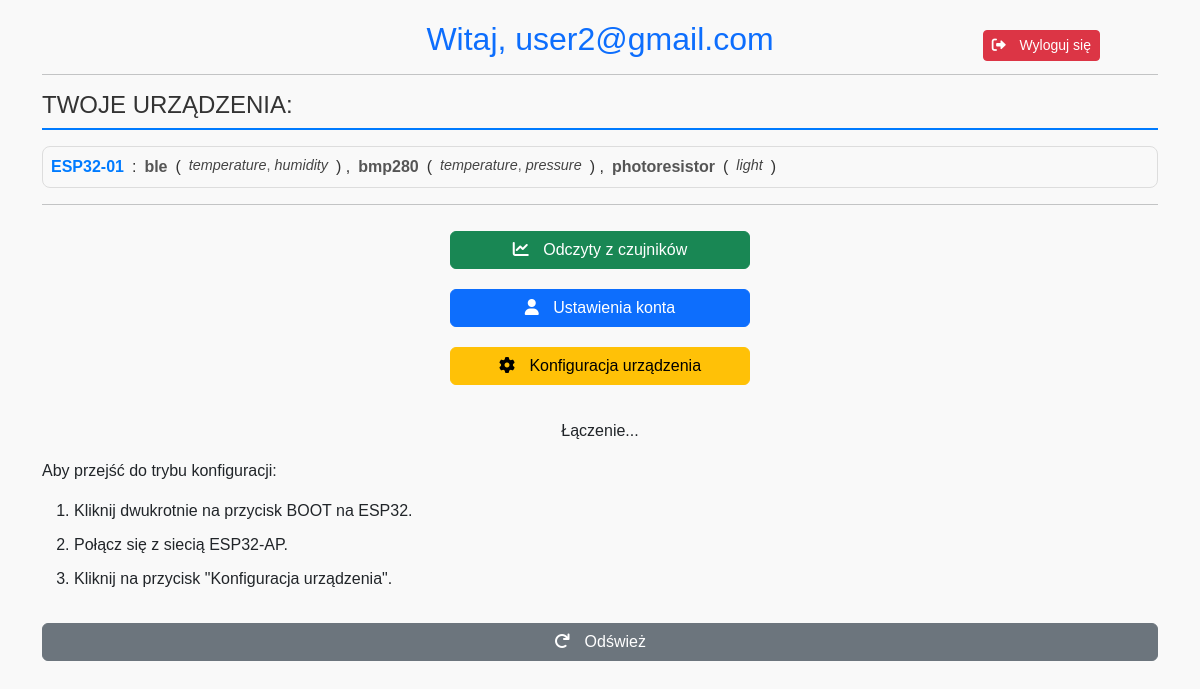
Screenshot of /index (signed in) with the database file from the repository.
### tables this page shows
CREATE TABLE users (
        id INTEGER PRIMARY KEY AUTOINCREMENT,
        email TEXT UNIQUE NOT NULL,
        password TEXT NOT NULL
    );

CREATE TABLE devices (
        id INTEGER PRIMARY KEY AUTOINCREMENT,
        user_id INTEGER NOT NULL,
        device_id TEXT UNIQUE NOT NULL,
        status TEXT DEFAULT 'active',
        registration_date DATETIME DEFAULT CURRENT_TIMESTAMP,
        FOREIGN KEY(user_id) REFERENCES users(id) ON DELETE CASCADE
    );

CREATE TABLE sensors (
        id INTEGER PRIMARY KEY AUTOINCREMENT,
        user_id INTEGER NOT NULL,
        device_id TEXT NOT NULL,
        sensor_type TEXT NOT NULL,
        FOREIGN KEY(user_id) REFERENCES users(id) ON DELETE CASCADE,
        FOREIGN KEY(device_id) REFERENCES devices(device_id) ON DELETE CASCADE
    );

CREATE TABLE metrics (
        id INTEGER PRIMARY KEY AUTOINCREMENT,
        user_id INTEGER NOT NULL,
        device_id TEXT NOT NULL,
        sensor_type TEXT NOT NULL,
        metric TEXT NOT NULL,
        FOREIGN KEY(user_id) REFERENCES users(id) ON DELETE CASCADE,
        FOREIGN KEY(device_id) REFERENCES devices(device_id) ON DELETE CASCADE,
        FOREIGN KEY(sensor_type) REFERENCES sensors(sensor_type) ON DELETE CASCADE
    );

### app/routes/devices.py (the view)
@devices_bp.route('/index', methods=['GET'])
def index():
    if 'user_id' not in session:
        return redirect(url_for('auth.login'))
    user_id = session['user_id']
    conn = get_db_connection()
    cursor = conn.cursor()
    cursor.execute('SELECT email FROM users WHERE id = ?', (user_id,))
    user_email = cursor.fetchone()['email']
    cursor.execute('SELECT device_id FROM devices WHERE user_id = ?', (user_id,))
    devices = [row['device_id'] for row in cursor.fetchall()]
    sensors = {}
    for device in devices:
        cursor.execute('SELECT sensor_type FROM sensors WHERE user_id = ? AND device_id = ?', (user_id, device))
        sensors[device] = {}
        for row in cursor.fetchall():
            sensor_type = row['sensor_type']
            cursor.execute(
                'SELECT metric FROM metrics WHERE user_id = ? AND device_id = ? AND sensor_type = ?',
                (user_id, device, sensor_type)
            )
            sensors[device][sensor_type] = [metric_row['metric'] for metric_row in cursor.fetchall()]
    print("Devices:", devices)
    print("Sensors:", sensors)
    cursor.execute('SELECT topic FROM subscriptions WHERE user_id = ?', (user_id,))
    subscriptions = [row['topic'] for row in cursor.fetchall()]
    conn.close()
    return render_template(
        'index.html',
        email=user_email,
        devices=devices,
        sensors=sensors,
        subscriptions=subscriptions
    )

### app/database.py (called while the page is built)
def get_db_connection():
    conn = sqlite3.connect('environment_monitor.db')
    conn.row_factory = sqlite3.Row  # Umożliwia dostęp do kolumn po nazwach
    return conn

### app/templates/index.html (shortened to what this page needs)
<!DOCTYPE html>
<html lang="en">
<head>
    <link href="https://cdn.jsdelivr.net/npm/bootstrap@5.3.0-alpha3/dist/css/bootstrap.min.css" rel="stylesheet">
    <link href="https://cdnjs.cloudflare.com/ajax/libs/font-awesome/6.0.0-beta3/css/all.min.css" rel="stylesheet">
    <link href="https://cdnjs.cloudflare.com/ajax/libs/font-awesome/6.0.0-beta3/css/all.min.css" rel="stylesheet">
</head>
<body>
    <div class="container">
        <div class="text-center">
            <h2 class="text-primary">Witaj, {{ email }}</h2>
        </div>
        <button onclick="logout()" class="btn btn-danger btn-sm btn-logout" style="position: fixed; right: 100px; top: 10px">
            <i class="fa-solid fa-right-from-bracket"></i>
            Wyloguj się
        </button>
        <hr>
        <h4 class="device-header">Twoje urządzenia:</h4>
        <div class="device-container">
            {% for device, device_sensors in sensors.items() %}
                <div class="device-item">
                    <strong class="device-name">{{ device }}</strong>:
                    {% for sensor, metric_list in device_sensors.items() %}
                        <span class="sensor-name">{{ sensor }}</span>
                        (<span class="metric-list">
                            {% for metric in metric_list %}
                                <span class="metric-item">{{ metric }}</span>{% if not loop.last %}, {% endif %}
                            {% endfor %}
                        </span>)
                        {% if not loop.last %}, {% endif %}
                    {% endfor %}
                </div>
            {% endfor %}
        </div>
        <hr>
        <div class="control-buttons">
            <button onclick="goToData()" class="btn btn-success">
                <i class="fa-solid fa-chart-line"></i>
                Odczyty z czujników
            </button>
            <button onclick="goToAccountSettings()" class="btn btn-primary">
                <i class="fa-solid fa-user"></i>
                Ustawienia konta
            </button>
            <button onclick="switchToConfig()" class="btn btn-warning">
                <i class="fa-solid fa-gear"></i>
                Konfiguracja urządzenia
            </button>
        </div>
        <div class="config-box mt-4">
            <div id="mode-status" class="text-center">Łączenie...</div>
            <div class="t-1 mt-3">
                <p>Aby przejść do trybu konfiguracji:</p>
                <ol>
                    <li>Kliknij dwukrotnie na przycisk BOOT na ESP32.</li>
                    <li>Połącz się z siecią ESP32-AP.</li>
                    <li>Kliknij na przycisk "Konfiguracja urządzenia".</li>
                </ol>
            </div>
            <button onclick="checkESP32Mode()" class="btn btn-secondary w-100 mt-3">
                <i class="fa-solid fa-arrow-rotate-right"></i>
                Odśwież
            </button>
        </div>
    </div>
</body>
</html>

### app/templates/index.html (style rules this page uses)
body { font-family: Arial, sans-serif; background-color: #f9f9f9; padding: 20px; }
h1, h2 { text-align: center; color: #333; }
li { margin-bottom: 10px; }
.btn-logout { margin-top: 20px; }
.control-buttons button { margin: 10px 0; }
.device-header { font-size: 1.5rem; color: #333; margin-bottom: 1rem; text-transform: uppercase; border-bottom: 2px solid #007bff; padding-bottom: 0.5rem; }
.device-container { display: flex; flex-direction: column; gap: 1rem; }
.device-item { font-size: 1rem; color: #333; display: flex; flex-wrap: wrap; gap: 0.5rem; background-color: #f9f9f9; padding: 0.5rem; border-radius: 8px; border: 1px solid #ddd; }
.device-name { font-weight: bold; color: #007bff; }
.sensor-name { font-weight: bold; color: #555; }
.metric-list { font-size: 0.9rem; color: #666; }
.metric-item { font-style: italic; color: #444; }
.control-buttons { display: flex; flex-direction: column; align-items: center; }
.control-buttons button { width: 300px; }
i { margin-right: 10px; }

### rows the page displays
users: email "user2@gmail.com"
devices: device "ESP32-01"
sensors: sensor_type "ble"
metrics: metric "temperature"
metrics: metric "humidity"
sensors: sensor_type "bmp280"
metrics: metric "temperature"
metrics: metric "pressure"
sensors: sensor_type "photoresistor"
metrics: metric "light"
